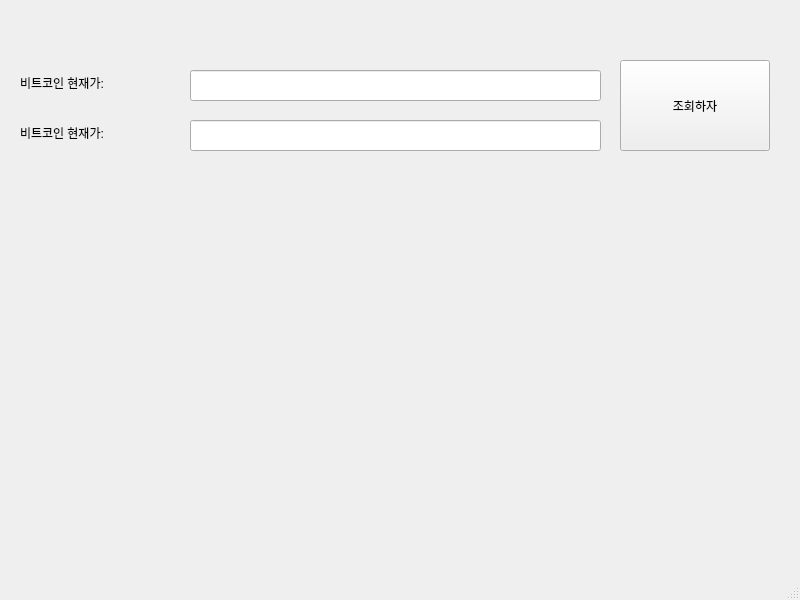
<?xml version="1.0" encoding="UTF-8"?>
<ui version="4.0">
 <class>MainWindow</class>
 <widget class="QMainWindow" name="MainWindow">
  <property name="geometry">
   <rect>
    <x>0</x>
    <y>0</y>
    <width>800</width>
    <height>600</height>
   </rect>
  </property>
  <property name="windowTitle">
   <string>MainWindow</string>
  </property>
  <widget class="QWidget" name="centralwidget">
   <widget class="QPushButton" name="pushButton">
    <property name="geometry">
     <rect>
      <x>620</x>
      <y>60</y>
      <width>150</width>
      <height>91</height>
     </rect>
    </property>
    <property name="text">
     <string>조회하자</string>
    </property>
   </widget>
   <widget class="QLabel" name="label_1">
    <property name="geometry">
     <rect>
      <x>20</x>
      <y>70</y>
      <width>181</width>
      <height>25</height>
     </rect>
    </property>
    <property name="text">
     <string>비트코인 현재가:</string>
    </property>
   </widget>
   <widget class="QLineEdit" name="lineEdit_1">
    <property name="geometry">
     <rect>
      <x>190</x>
      <y>70</y>
      <width>411</width>
      <height>31</height>
     </rect>
    </property>
   </widget>
   <widget class="QLineEdit" name="lineEdit_2">
    <property name="geometry">
     <rect>
      <x>190</x>
      <y>120</y>
      <width>411</width>
      <height>31</height>
     </rect>
    </property>
    <property name="text">
     <string/>
    </property>
   </widget>
   <widget class="QLabel" name="label_2">
    <property name="geometry">
     <rect>
      <x>20</x>
      <y>120</y>
      <width>181</width>
      <height>25</height>
     </rect>
    </property>
    <property name="text">
     <string>비트코인 현재가:</string>
    </property>
   </widget>
  </widget>
  <widget class="QMenuBar" name="menubar">
   <property name="geometry">
    <rect>
     <x>0</x>
     <y>0</y>
     <width>800</width>
     <height>35</height>
    </rect>
   </property>
  </widget>
  <widget class="QStatusBar" name="statusbar"/>
 </widget>
 <resources/>
 <connections/>
</ui>
